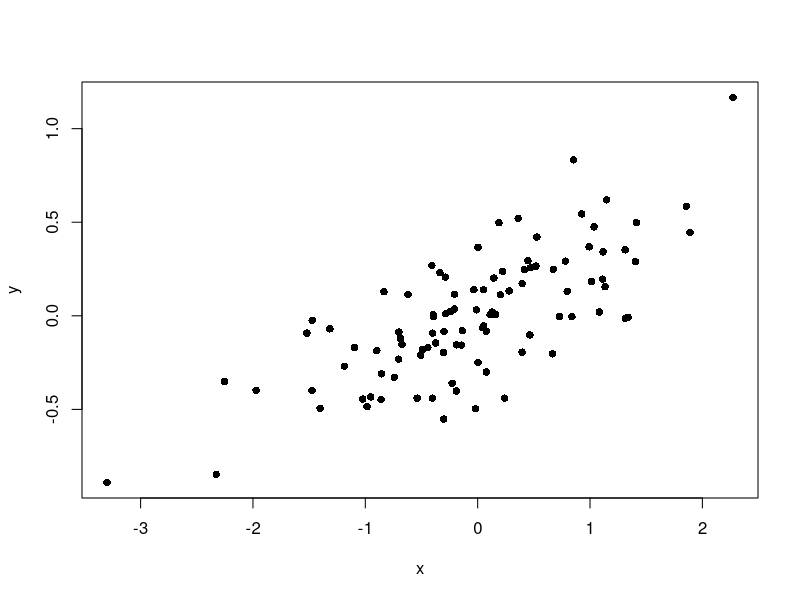

The R source for this figure:
## ---- chunk 1
myVariable <- 2 + 2
## ---- chunk 2
myVariable * myVariable
## ---- chunk 3
vector1 <- c(1,2,3,4,5,6,7,8,9,10)
vector2 <- c(11,12,13,14,15,16,17,18,19,20)
vector_this_will_be_text <- c(21,22,23,24,25,26,27,28,29,"thirty")
## ---- chunk 4
vector1 + vector2
## ---- chunk 5
1 + 1 == 10 - 8
## ---- chunk 6
vector2 > 17
## ---- chunk 7
vector2[vector2 > 17]
## ---- chunk 8
vector2[vector2 > 17 & vector2 < 20]
vector2[vector2 > 17 | vector2 == 13]
## ---- chunk 9
#first few rows of iris
head(iris)

#get the Sepal.Length column
iris$Sepal.Length

#get the value in the first row, third column
iris[1,3]

#get the whole first row
iris[1, ]
## ---- chunk 10
iris$Petal.Area <- iris$Petal.Length * iris$Petal.Width
## ---- chunk 11
part1 <- "The quick brown fox"
part2 <- "jumped over the lazy dog."
paste(part1, part2)
## ---- chunk 12
x <- rnorm(100)
y <- (x * 0.3) + rnorm(100, sd=0.2)
plot(x,y,pch=16)
